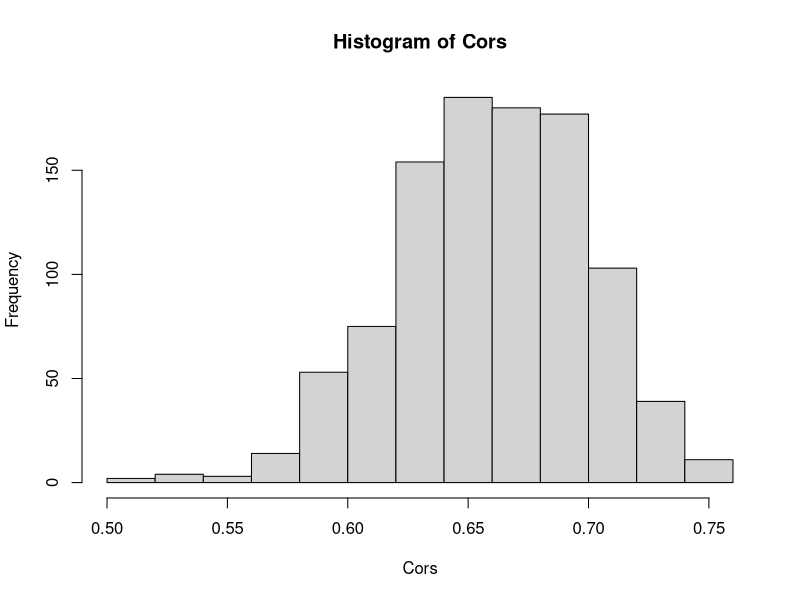

Write R code to recreate this figure.
# Testing Mike's "Split-half" reliability approach

# Assume we have 100 Ss, each of which has a very stable effect (but that the subjects vary in this effect size)
# Further assume that all RTs have a standard deviation of 100ms. Assume they see 200 trials, 100 of each kind.

Design = data.frame(Subject=factor(gl(100,200)), StimType = factor(1:2, labels=c("A1", "A2")))

set.seed(-1747154389)
# Assign each subject an effect size from a uniform distribution ranging between 0 and 100 ms

SubjEffects = data.frame(Subject=factor(1:100), Effect=runif(100,0,100), RawSpeed=runif(100,450,750)) # So effects have a mean of 50, and an SD of 30.

Design = merge(Design, SubjEffects)
Design$RT = Design$RawSpeed+Design$Effect*as.numeric(Design$StimType) + rnorm(20000, 0,100)

require(lme4)
# This is the model we know is the truth, and unsurprisingly it produces a very solid effect.
lmer.1 = lmer(RT~StimType+(StimType|Subject), data=Design)

AnovaData = aggregate(RT~Subject+StimType,data=Design, FUN=mean)

aov.1 = aov(RT~StimType+Error(Subject/StimType), data=Design)

# OK, now let's look at Lawrence's approach. If it captures the truth, the effect size is very, very stable within a subject
# so split-halves should produce highly correlated effects.
Cors = rep(NA,1000)
for (i in 1:1000) {
  Design$Half = sample(rep(1:2,10000))
  HalfAData = aggregate(RT~Subject+StimType+Half, data=Design, FUN=mean)
  HalfAEffect = reshape(HalfAData, direction="wide", timevar="StimType", idvar=c("Subject", "Half"))
  HalfAEffect$Eff = HalfAEffect$RT.A2-HalfAEffect$RT.A1
  HalfACor=reshape(HalfAEffect, direction="wide", timevar="Half", idvar=c("Subject"), drop=c("RT.A1", "RT.A2"))
  Cors[i]=cor(HalfACor$Eff.1, HalfACor$Eff.2)
}

hist(Cors)
